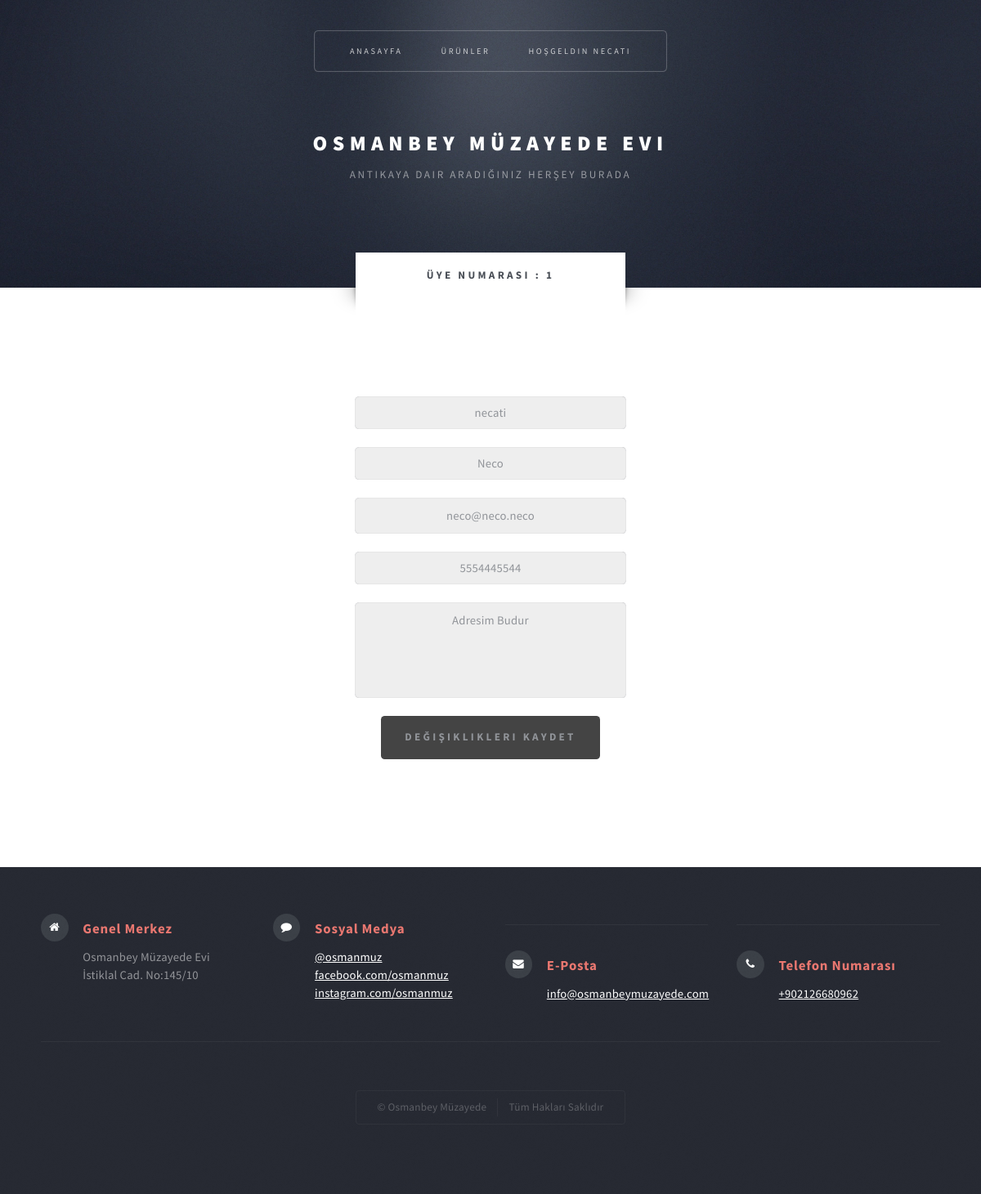
The page /uye_bilgileri.php (signed in) on the database its author committed.
### tables this page shows
CREATE TABLE IF NOT EXISTS `ayarlar` (
  `id` int(11) NOT NULL AUTO_INCREMENT,
  `ayaradi` varchar(20) NOT NULL,
  `ayaricerigi` varchar(45) NOT NULL,
  PRIMARY KEY (`id`)
);

CREATE TABLE IF NOT EXISTS `users` (
  `id` int(11) NOT NULL AUTO_INCREMENT,
  `kullaniciadi` varchar(15) NOT NULL,
  `sifre` varchar(32) NOT NULL,
  `adsoyad` varchar(40) NOT NULL,
  `eposta` varchar(50) NOT NULL,
  `telefon` bigint(10) NOT NULL,
  `adres` varchar(255) NOT NULL,
  PRIMARY KEY (`id`)
);

### uye_bilgileri.php (the view, shortened to what this page needs)
<!DOCTYPE HTML>
<?php include("function.php"); ?>
<html>
	<head>
		<link rel="stylesheet" href="assets/css/main.css" />
		<link rel="stylesheet" href="assets/css/main.pr.css" />
	</head>
	<body class="no-sidebar is-preload">
		<div id="page-wrapper">
				<section id="header" class="wrapper">
						<div id="logo">
							<h1><?php headerbaslik(); ?></h1>
							<p><?php headericerik(); ?></p>
						</div>
						<?php include("nav.php"); ?>
				</section>
				<div id="main" class="wrapper style2">
					<div class="title">Üye Numarası : <?php print $_COOKIE["id"]; ?></div>
						<div class="container">
							<div class="row gtr-150">
								<div class="col-4 col-12-medium imp-medium">&nbsp;</div>
								<div class="col-4 col-12-medium imp-medium">
								<?php
									$id = $_COOKIE["id"];
									include("config.php");
									$query = $db->query("SELECT * FROM users WHERE id = '{$id}'")->fetch(PDO::FETCH_ASSOC);
								?>
								</div>
								<div class="col-4 col-12-medium imp-medium">&nbsp;</div>
								<div class="col-4 col-12-medium imp-medium">&nbsp;</div>
								<div class="col-4 col-12-medium imp-medium">
									<form action="uye_bilgileri.php" method="post">
										<input type="text" placeholder="Kullanıcı Adı" id="kadi" name="kadi" class="yaziortala" onkeypress="return uzunkontrol(this.value,15);" disabled readonly value="<?php print $query["kullaniciadi"]; ?>" required><br>
										<input type="text" placeholder="Ad Soyad" id="adso" name="adso" class="yaziortala" onkeypress="return uzunkontrol(this.value,40);" value="<?php print $query["adsoyad"]; ?>" required><br>
										<input type="email" placeholder="E-Posta" id="eposta" name="eposta" class="yaziortala" onkeypress="return uzunkontrol(this.value,50);" value="<?php print $query["eposta"]; ?>" required><br>
										<input type="text" placeholder="Telefon Numarası (10 Hane)" id="tel" name="tel" class="yaziortala" onkeypress="return isNumberKey(event); return uzunkontrol(this.value,10);" value="<?php print $query["telefon"]; ?>" required><br>
										<textarea maxlength="255" class="yaziortala" id="adres" name="adres" placeholder="Adres" style="resize:none;" onkeypress="return uzunkontrol(this.value,255);" required><?php print $query["adres"]; ?></textarea><br>
										<center><input type="submit" value="Değişiklikleri Kaydet" id="btnkaydet" name="btnkaydet" class="yaziortala"></center>
									</form>
								</div>
								<div class="col-4 col-12-medium imp-medium">&nbsp;</div>
							</div>
						</div>
				</div>
				<?php include("footer.php"); ?>
		</div>
	</body>
</html>

### function.php (shortened to what this page needs)
<?php
function sitebaslik()
{
	include("config.php");
	$query = $db->query("SELECT ayaricerigi FROM ayarlar WHERE ayaradi = 'sitebaslik'")->fetch(PDO::FETCH_ASSOC);
	if ( $query ){
		print $query["ayaricerigi"];
	}
}
function headerbaslik()
{
	include("config.php");
	$query = $db->query("SELECT ayaricerigi FROM ayarlar WHERE ayaradi = 'headerbaslik'")->fetch(PDO::FETCH_ASSOC);
	if ( $query ){
		print $query["ayaricerigi"];
	}
}
function headericerik()
{
	include("config.php");
	$query = $db->query("SELECT ayaricerigi FROM ayarlar WHERE ayaradi = 'headericerik'")->fetch(PDO::FETCH_ASSOC);
	if ( $query ){
		print $query["ayaricerigi"];
	}
}
function adresyaz()
{
	include("config.php");
	$query = $db->query("SELECT ayaricerigi FROM ayarlar WHERE ayaradi = 'adres'")->fetch(PDO::FETCH_ASSOC);
	if ( $query ){
		print $query["ayaricerigi"];
	}
}
function epostayaz()
{
	include("config.php");
	$query = $db->query("SELECT ayaricerigi FROM ayarlar WHERE ayaradi = 'eposta'")->fetch(PDO::FETCH_ASSOC);
	if ( $query ){
		print $query["ayaricerigi"];
	}
}
function telefonyaz()
{
	include("config.php");
	$query = $db->query("SELECT ayaricerigi FROM ayarlar WHERE ayaradi = 'telefon'")->fetch(PDO::FETCH_ASSOC);
	if ( $query ){
		print $query["ayaricerigi"];
	}
}
?>

### nav.php
<?php
$girmis=false;
if(!empty($_COOKIE["login"])){if($_COOKIE["login"]==true){$girmis=true;}}
?>
<nav id="nav">
							<ul>
								<li><a href="index.php">Anasayfa</a></li>
								<li><a href="urunler.php">Ürünler</a></li>
								<?php
									if(!$girmis){print '<li><a href="giris_yap.php">Üye Ol/Giriş Yap</a></li>';}
									else
									{
										print'
											<li>
												<a href="#">Hoşgeldin '.$_COOKIE["kullaniciadi"].'</a>
												<ul>
													<li><a href="uye_bilgileri.php">Üye Bilgileri</a></li>
													<li><a href="sifre_degistir.php">Şifre Değiştir</a></li>
													<li><a href="kazandiklarim.php">Kazandıklarım</a></li>
													<li><a href="cikis.php">Çıkış Yap</a></li>
												</ul>
											</li>
										';
									}
								?>
							</ul>
						</nav>

### footer.php
<section id="footer" class="wrapper">
					<div class="container">
						<div class="row">
							<div class="col-12 col-12-medium">
									<section class="feature-list small">
										<div class="row">
											<div class="col-3 col-6-small">
												<section>
													<h3 class="icon fa-home">Genel Merkez</h3>
													<p><?php adresyaz(); ?></p>
												</section>
											</div>
											<div class="col-3 col-6-small">
												<section>
													<h3 class="icon fa-comment">Sosyal Medya</h3>
													<p>
														<a href="#">@osmanmuz</a><br />
														<a href="#">facebook.com/osmanmuz</a><br />
														<a href="#">instagram.com/osmanmuz</a>
													</p>
												</section>
											</div>
											<div class="col-3 col-6-small">
												<section>
													<h3 class="icon fa-envelope">E-Posta</h3>
													<p>
														<a href="<?php epostayaz(); ?>"><?php epostayaz(); ?></a>
													</p>
												</section>
											</div>
											<div class="col-3 col-6-small">
												<section>
													<h3 class="icon fa-phone">Telefon Numarası</h3>
													<p><a href="tel:<?php telefonyaz(); ?>"><?php telefonyaz(); ?></a></p>
												</section>
											</div>
										</div>
									</section>
							</div>
						</div>
						<div id="copyright">
							<ul>
								<li>&copy; <?php sitebaslik(); ?></li><li>Tüm Hakları Saklıdır</li>
							</ul>
						</div>
					</div>
				</section>

### assets/css/main.pr.css (style rules this page uses)
.yaziortala { text-align:center; }

### rows shown on the page
ayarlar: ayaricerigi "OSMANBEY MÜZAYEDE EVI"
ayarlar: ayaricerigi "ANTIKAYA DAIR ARADIĞINIZ HERŞEY BURADA"
users: kadi "necati", adso "Neco", eposta "neco@neco.neco", tel "5554445544", adres "Adresim Budur"
ayarlar: ayaricerigi "Osmanbey Müzayede Evi İstiklal Cad. No:145/10"
ayarlar: ayaricerigi "info@osmanbeymuzayede.com"
ayarlar: ayaricerigi "+902126680962"
ayarlar: ayaricerigi "Osmanbey Müzayede"

### other values the page prints
$_COOKIE["kullaniciadi"] "NECATI"
$_COOKIE["id"] "1"
